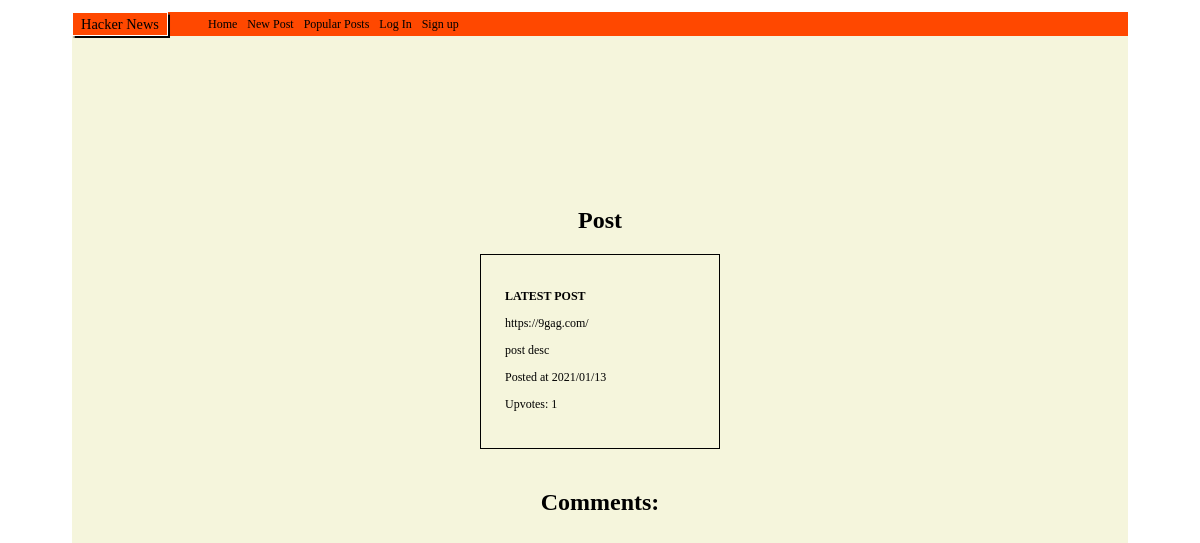
The app's page /comments.php?id=15, older data.
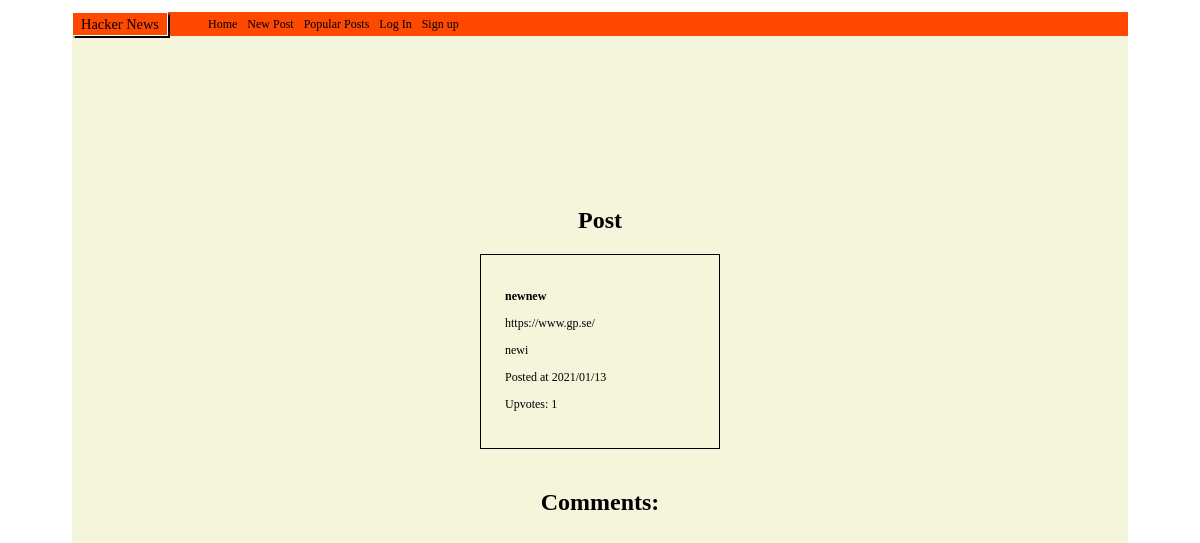
The same page, newer data.
### tables this page shows
CREATE TABLE Posts (
	id integer PRIMARY KEY AUTOINCREMENT,
	title string,
	description string,
	post_url varchar,
	post_date datetime,
	user_id varchar,
	user_username varchar
);

### web/functions/postsFunction.php (called while the page is built, shortened)
<?php
function fetchPostbyId($pdo, $postId)
{
    $statement = $pdo->prepare("SELECT * FROM Posts WHERE id = :postId");
    $statement->bindParam(':postId', $postId);
    $statement->execute();
    $post = $statement->fetch(PDO::FETCH_ASSOC);
    return $post;
}

### web/functions/upvoteFunctions.php (called while the page is built, shortened)
<?php
function countUpvotes($pdo, $postId)
{
    $statement = $pdo->prepare('SELECT COUNT(*) FROM Likes WHERE post_id = :postId');
    $statement->bindParam(':postId', $postId, PDO::PARAM_INT);
    $statement->execute();
    $upvotes = $statement->fetch(PDO::FETCH_ASSOC);
    return $upvotes['COUNT(*)'];
}

### comments.php (the view, shortened to what this page needs)
<?php require __DIR__ . '/homepage/header.php'; ?>
<?php require __DIR__ . '/homepage/navbar.php'; ?>
<?php
if (isset($_GET['id'])) {
    $postId = $_GET['id'];
    $post = fetchPostbyId($pdo, $postId);
    $countUpvotes = countUpvotes($pdo, $postId);
}
?>
<section>
    <div class="comment_form">
        <h1 class="post_comment_title">Post</h1>
        <div class="post_info">
            <h2><?= $post['title'] ?></h2>
            <p> <a href="<?= $post['post_url'] ?>"><?= $post['post_url'] ?> </a></p>
            <p><?= $post['description'] ?></p>
            <p>Posted at <?= $post['post_date'] ?></p>
            <p> Upvotes: <?php echo $countUpvotes; ?></p>
        </div>
        <h5 class="post_comment_title">Comments:</h5>
    </div>
</section>

### homepage/header.php (shortened to what this page needs)
<!DOCTYPE html>
<html lang="en">
<head>
    <link rel="stylesheet" href="/CSS Assests/index.css">
    <link rel="stylesheet" href="/CSS Assests/navBar.css">
    <link rel="stylesheet" href="/CSS Assests/footer.css">
    <link rel="stylesheet" href="/css assests/profile.css">
    <link rel="stylesheet" href="/css assests/settings.css">
    <link rel="stylesheet" href="/css assests/signUp.css">
    <link rel="stylesheet" href="/css assests/postCreator.css">
    <link rel="stylesheet" href="/css assests/loginPage.css">
    <link rel="stylesheet" href="/css assests/comments.css">
</head>

### homepage/navbar.php
<body>
    <div class="top_nav">
        <p class="page_title">Hacker News</p>
        <ul class="nav_bar">
            <li>
                <a <?php echo $_SERVER['SCRIPT_NAME'] === '/index.php' ? 'active' : ''; ?>" href="/index.php">Home</a>
            </li>
            <li>
                <a href="/postCreator.php"> New Post </a>
            </li>
            <li>
                <a <?php echo $_SERVER['SCRIPT_NAME'] === '/popularPosts.php' ? 'active' : ''; ?>" href="/popularPosts.php">Popular Posts</a>
            </li>
            <?php if (isset($_SESSION['user'])) : ?>
                <li>
                    <a href="/profile.php?username=<?php echo $_SESSION['user']['username']; ?>"> <?php echo $_SESSION['user']['username']; ?> </a>
                </li>
                <?php if (isset($_SESSION['user'])) : ?>
                    <li>
                        <a href="web/user/logout.php">Log Out</a>
                    </li>
                <?php endif; ?>
            <?php else : ?>
                <li>
                    <a href="loginPage.php">Log In</a>
                </li>
                <li>
                    <a href="signUp.php">Sign up</a>
                </li>
            <?php endif; ?>
        </ul>
    </div>

### css assests/index.css (style rules this page uses)
* { box-sizing: border-box; font-size: 12px; }
body { height: 100vh; margin: 0; padding-top: 1rem; padding-left: 6rem; padding-right: 6rem; }

### css assests/navBar.css (style rules this page uses)
.top_nav { display: flex; align-items: center; flex-direction: row; width: 100%; background-color: rgb(255, 72, 0); height: 2rem; }
ul { display: flex; align-items: center; justify-content: space-between; gap: 10px; list-style: none; }
.page_title { display: flex; justify-content: center; align-items: center; font-size: 1.2rem; border: solid 1px white; box-shadow: 1px 1px 1px 0.5px black; height: 2rem; width: 8rem; }
a { text-decoration: none; color: black; }

### css assests/comments.css (style rules this page uses)
.comment_form { height: 90vh; background-color: beige; display: flex; justify-content: center; align-items: center; flex-direction: column; }
.post_info { box-sizing: border-box; border: solid 1px black; padding: 2rem; width: 20rem; }
.post_comment_title { font-size: 2rem; display: flex; justify-content: center; align-items: center; }

Row changes from the older to the newer data that the page shows:
changed posts: title "LATEST POST" → "newnew"; post_url "https://9gag.com/" → "https://www.gp.se/"; description "post desc" → "newi"
